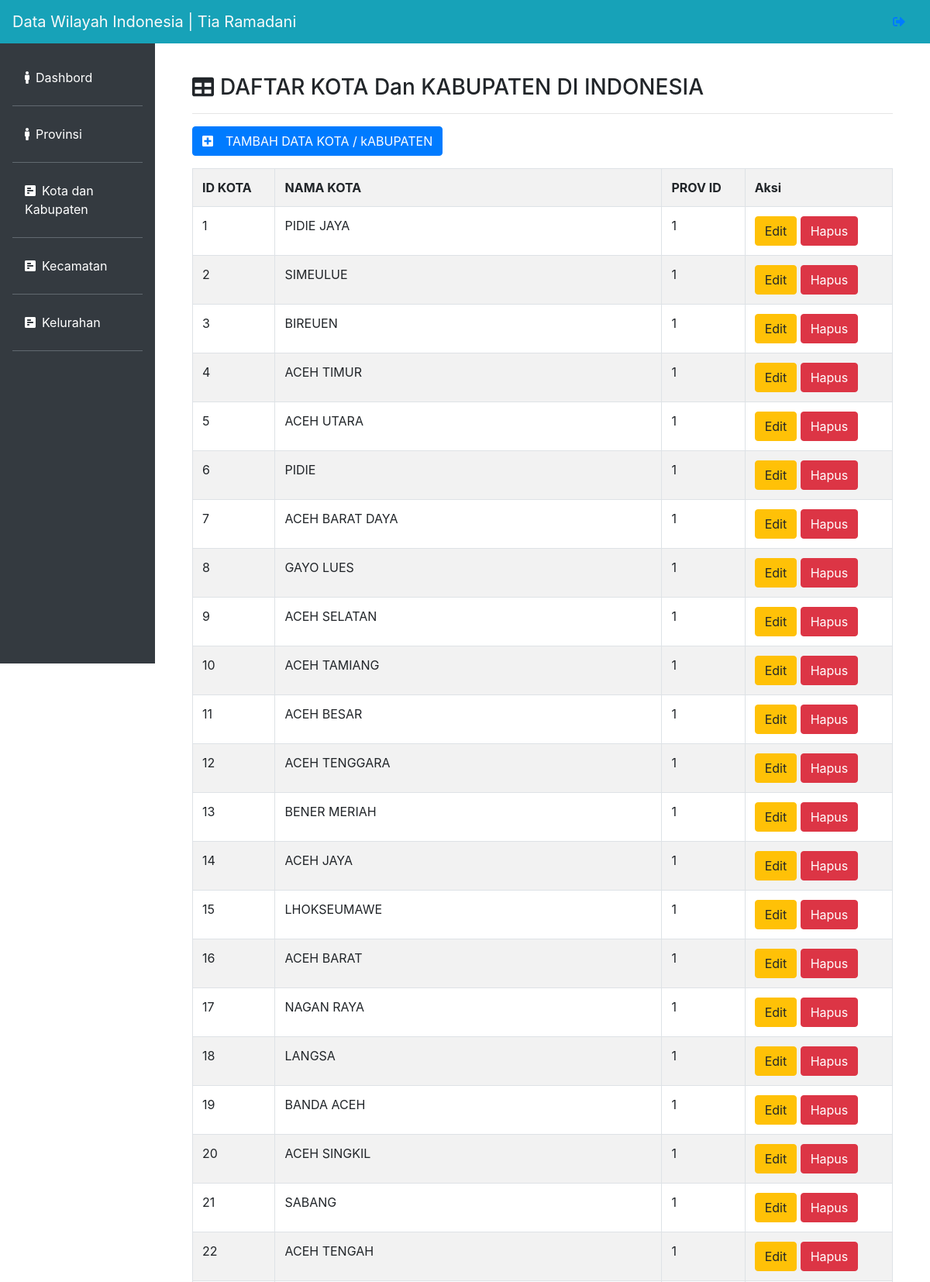
Screenshot of /kota.php (signed in, upper part) with the database file from the repository.
### tables this page shows
CREATE TABLE `kota` (
  `city_id` int(11) NOT NULL,
  `city_name` varchar(255) DEFAULT NULL,
  `prov_id` int(11) DEFAULT NULL
);

### kota.php (the view, shortened to what this page needs)
<?php
include"koneksidatabase.php";
?>
<?php
include 'header.php';
 ?>
  <div class="col-md-10 p-5 pt-2">
    <h3> <i class="fas fa-table mr-2"></i></i>DAFTAR KOTA Dan KABUPATEN DI INDONESIA</h3><hr>
         <a href="tambahprovinsi.php" class="btn btn-primary mb-3"><i class="fas fa-plus-square mr-3"></i>TAMBAH DATA KOTA / kABUPATEN</a> <br>
          <table class="table table-bordered table-striped">
          <tr class="karyawan">
            <th>ID KOTA</th>
            <th>NAMA KOTA</th>
            <th>PROV ID</th>
            <th>Aksi</th>
          </tr>
             <?php
             $query=mysqli_query ($koneksi, "SELECT * FROM KOTA ORDER BY city_id ASC");
               while($data=mysqli_fetch_array($query)):
            ?>
           <tr>
            <td><?=$data['city_id']?></td>
            <td><?=$data['city_name']?></td>
            <td><?=$data['prov_id']?></td>
            <td>
            <a href="editprovinsi.php?prov_id=<?= $data['prov_id']?>" class="btn btn-warning">Edit</a>
            <a href="hapusprovinsi.php?hal=hapus&id=<?=$data['prov_id']?>"
            onclick="return confirm('apakah anda yakin ingin menghapus data ini?')" class="btn btn-danger">Hapus</a>
            </td>
        </tr>
        <?php endwhile; ?>
          </table>
   </div>
  <?php
  include'footer.php';
   ?>

### rows the page displays
kota: city_id "1", city_name "PIDIE JAYA", prov "1"
kota: city_id "2", city_name "SIMEULUE", prov "1"
kota: city_id "3", city_name "BIREUEN", prov "1"
kota: city_id "4", city_name "ACEH TIMUR", prov "1"
kota: city_id "5", city_name "ACEH UTARA", prov "1"
kota: city_id "6", city_name "PIDIE", prov "1"
kota: city_id "7", city_name "ACEH BARAT DAYA", prov "1"
kota: city_id "8", city_name "GAYO LUES", prov "1"
kota: city_id "9", city_name "ACEH SELATAN", prov "1"
kota: city_id "10", city_name "ACEH TAMIANG", prov "1"
kota: city_id "11", city_name "ACEH BESAR", prov "1"
kota: city_id "12", city_name "ACEH TENGGARA", prov "1"
kota: city_id "13", city_name "BENER MERIAH", prov "1"
kota: city_id "14", city_name "ACEH JAYA", prov "1"
kota: city_id "15", city_name "LHOKSEUMAWE", prov "1"
kota: city_id "16", city_name "ACEH BARAT", prov "1"
kota: city_id "17", city_name "NAGAN RAYA", prov "1"
kota: city_id "18", city_name "LANGSA", prov "1"
kota: city_id "19", city_name "BANDA ACEH", prov "1"
kota: city_id "20", city_name "ACEH SINGKIL", prov "1"
kota: city_id "21", city_name "SABANG", prov "1"
kota: city_id "22", city_name "ACEH TENGAH", prov "1"
